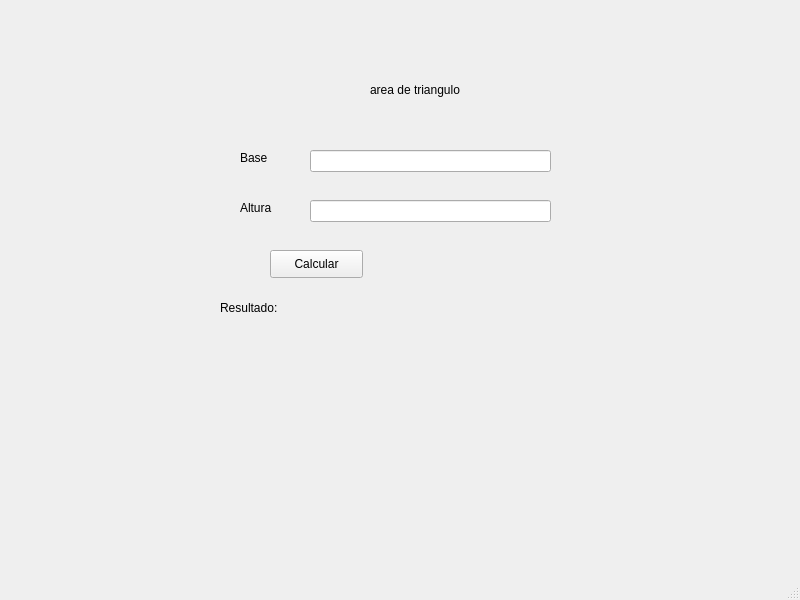
<?xml version="1.0" encoding="UTF-8"?>
<ui version="4.0">
 <class>MainWindow</class>
 <widget class="QMainWindow" name="MainWindow">
  <property name="geometry">
   <rect>
    <x>0</x>
    <y>0</y>
    <width>800</width>
    <height>600</height>
   </rect>
  </property>
  <property name="windowTitle">
   <string>MainWindow</string>
  </property>
  <widget class="QWidget" name="centralwidget">
   <widget class="QLabel" name="label_3">
    <property name="geometry">
     <rect>
      <x>240</x>
      <y>150</y>
      <width>55</width>
      <height>16</height>
     </rect>
    </property>
    <property name="text">
     <string>Base</string>
    </property>
   </widget>
   <widget class="QLabel" name="label_4">
    <property name="geometry">
     <rect>
      <x>240</x>
      <y>200</y>
      <width>55</width>
      <height>16</height>
     </rect>
    </property>
    <property name="text">
     <string>Altura</string>
    </property>
   </widget>
   <widget class="QLineEdit" name="Base">
    <property name="geometry">
     <rect>
      <x>310</x>
      <y>150</y>
      <width>241</width>
      <height>22</height>
     </rect>
    </property>
   </widget>
   <widget class="QLabel" name="Resultado">
    <property name="geometry">
     <rect>
      <x>220</x>
      <y>300</y>
      <width>341</width>
      <height>16</height>
     </rect>
    </property>
    <property name="text">
     <string>Resultado:</string>
    </property>
   </widget>
   <widget class="QLabel" name="label">
    <property name="geometry">
     <rect>
      <x>370</x>
      <y>80</y>
      <width>111</width>
      <height>20</height>
     </rect>
    </property>
    <property name="text">
     <string>area de triangulo</string>
    </property>
   </widget>
   <widget class="QLineEdit" name="Altura">
    <property name="geometry">
     <rect>
      <x>310</x>
      <y>200</y>
      <width>241</width>
      <height>22</height>
     </rect>
    </property>
   </widget>
   <widget class="QPushButton" name="pushButton">
    <property name="geometry">
     <rect>
      <x>270</x>
      <y>250</y>
      <width>93</width>
      <height>28</height>
     </rect>
    </property>
    <property name="text">
     <string>Calcular</string>
    </property>
   </widget>
  </widget>
  <widget class="QMenuBar" name="menubar">
   <property name="geometry">
    <rect>
     <x>0</x>
     <y>0</y>
     <width>800</width>
     <height>26</height>
    </rect>
   </property>
  </widget>
  <widget class="QStatusBar" name="statusbar"/>
 </widget>
 <resources/>
 <connections/>
</ui>
